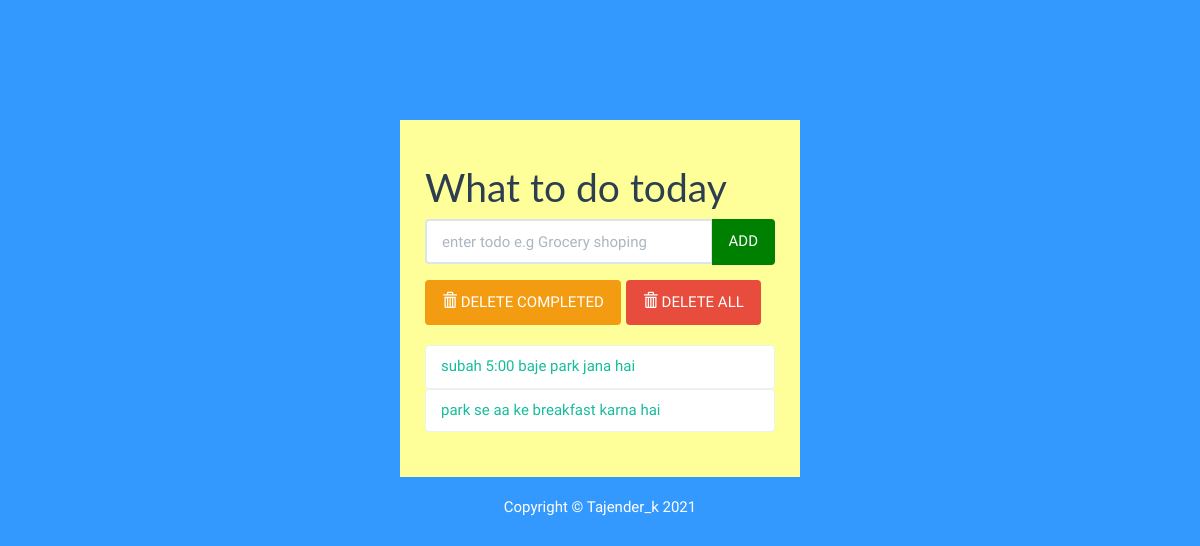
The page / on the database its author committed.
### jobs/models.py (models this page shows, shortened)
class Todolist(models.Model):
    text=models.CharField(max_length=45)
    completed=models.BooleanField(default=False)

### jobs/views.py (the view)
# urls.py: path('', views.index,name='index'),
def index(request):
    todo_items = Todolist.objects.order_by('id')
    form = TodoListForm()
    context ={'todo_items' : todo_items, 'form' : form}
    return render(request,'todolist/index.html',context)

### jobs/forms.py
class TodoListForm(forms.Form):
    text = forms.CharField(max_length=45,
        widget = forms.TextInput(
            attrs={'class': 'form-control','placeholder':'enter todo e.g Grocery shoping','aria-label':'Todo','aria-describeby':'add-btn' }))

### jobs/templates/todolist/index.html (shortened to what this page needs)
{% load static %}
<!DOCTYPE html>
<html lang="en">
	<head>
		<link rel="stylesheet" href="{% static 'todolist/bs/css/flatly.min.css' %}" />
		<link rel="stylesheet" href="{% static 'todolist/styles.css' %}" />
	</head>
	<body>
		<div class="container-fluid" id="wrapper">
			<div class="row">
				<div class="col-lg-4 col-lg-offset-4" id="content">
					<h1>What to do today </h1>
					<form action="{% url 'add' %}" method="POST" role="form">
						<div class="form-group">
							<div class="input-group">
								{{ form.text}}
							  <span class="input-group-btn">
								  <button type="submit" class="btn btn-default" id="add-btn">ADD</button>
							  </span>
							</div>
						</div>
					</form>
					<div class="row t10">
						<div class="col-lg-12">
							<div class="btn-toolbar">
								<div class="btn-group">
									<a href="{% url 'deletecompleted' %}">
									<button type="button" class="btn btn-warning">
										<i class="glyphicon glyphicon-trash"></i> DELETE COMPLETED
									</button></a>
								</div>
								<div class="btn-group">
									<a href="{% url 'deleteall' %}">
									<button type="button" class="btn btn-danger">
										<i class="glyphicon glyphicon-trash"></i> DELETE ALL
									</button></a>
								</div>
							</div>
						</div>
					</div>
					<ul class="list-group t20">
						{% for todolist in todo_items %}
						    {% if todolist.completed %}
						    <li class="list-group-item todo-completed">{{todolist.text}}</li>
						    {% else %}
							<a href="{% url 'completed' todolist.id %}"> <li class="list-group-item">{{todolist.text}}</li>
                            {% endif %}
							{% endfor %}
					</ul>
				</div>
			</div>
			<footer>
				<div class="row pad">
					<div class="col-lg-12 text-center">
						Copyright &copy; Tajender_k 2021
					</div>
				</div>
			</footer>
		</div>
	</body>
</html>

### jobs/static/todolist/styles.css (style rules this page uses)
body { background: #3399ff; font-family: 'Oswald', 'Futura', sans-serif; }
#wrapper { margin-top: 10% !important; }
#content { background:#ffff99; padding: 25px; }
.t10 { margin-top: 10px; }
.t20 { margin-top: 20px; }
footer { margin-top: 20px; color: white; }
#add-btn { background-color:green; border-color:green; }

### rows shown on the page
Todolist: text "subah 5:00 baje park jana hai"
Todolist: text "park se aa ke breakfast karna hai"
